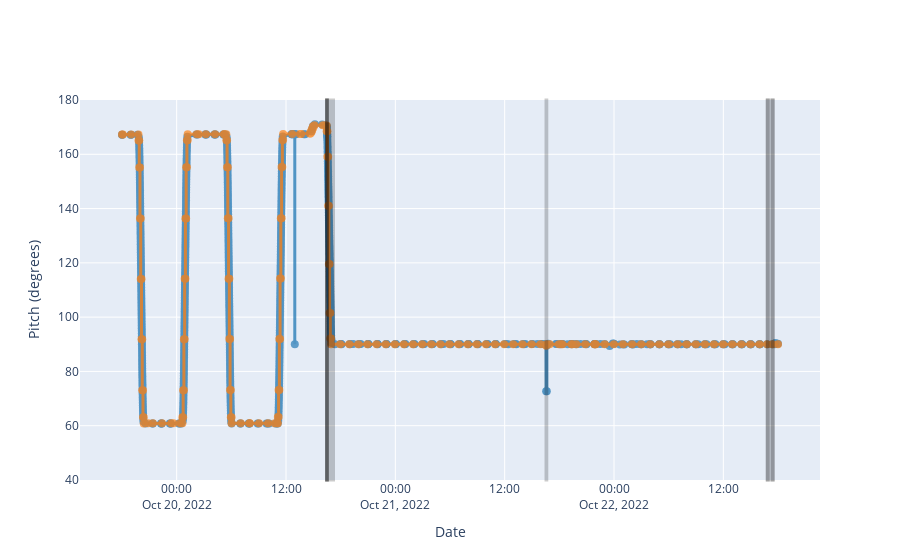

The cell this chart's notebook holds for it:
### Code cell
vp.get_plot_figure().show()

### Figure 1 — Plotly figure (JSON) as saved in the notebook; plotly's stock layout.template omitted (floating-point values rounded to 4 significant figures; data arrays with more than 128 entries replaced by an {"elided": "..."} marker saying what was removed)
{"data": [{"hovertemplate": "%{x|%Y:%j:%H:%M:%S} %{y}", "line": {"color": "#1f77b4", "width": 3}, "marker": {"opacity": 0.9, "size": 8}, "mode": "lines+markers", "name": "Telem", "opacity": 0.75, "showlegend": false, "type": "scatter", "x": {"elided": "742 str values"}, "y": {"elided": "742 float values"}}, {"hovertemplate": "%{x|%Y:%j:%H:%M:%S} %{y}", "line": {"color": "#ff7f0e", "width": 3}, "marker": {"opacity": 0.9, "size": 8}, "mode": "lines+markers", "name": "State", "opacity": 0.75, "showlegend": false, "type": "scatter", "x": {"elided": "181 str values"}, "y": {"elided": "181 float values"}}], "layout": {"shapes": [{"fillcolor": "black", "line": {"color": "black", "width": 3}, "opacity": 0.2, "type": "rect", "x0": "2022-10-20T16:27:00", "x1": "2022-10-20T16:30:00", "xref": "x", "y0": 0, "y1": 1, "yref": "y domain"}, {"fillcolor": "black", "line": {"color": "black", "width": 3}, "opacity": 0.2, "type": "rect", "x0": "2022-10-20T16:27:49", "x1": "2022-10-20T17:12:49", "xref": "x", "y0": 0, "y1": 1, "yref": "y domain"}, {"fillcolor": "black", "line": {"color": "black", "width": 3}, "opacity": 0.2, "type": "rect", "x0": "2022-10-20T16:27:57.429000", "x1": "2022-10-20T16:32:59.479000", "xref": "x", "y0": 0, "y1": 1, "yref": "y domain"}, {"fillcolor": "black", "line": {"color": "black", "width": 3}, "opacity": 0.2, "type": "rect", "x0": "2022-10-20T16:27:59.479000", "x1": "2022-10-20T16:33:00.504000", "xref": "x", "y0": 0, "y1": 1, "yref": "y domain"}, {"fillcolor": "black", "line": {"color": "black", "width": 3}, "opacity": 0.2, "type": "rect", "x0": "2022-10-21T16:32:25.285000", "x1": "2022-10-21T16:37:27.347000", "xref": "x", "y0": 0, "y1": 1, "yref": "y domain"}, {"fillcolor": "black", "line": {"color": "black", "width": 3}, "opacity": 0.2, "type": "rect", "x0": "2022-10-22T16:48:09.260000", "x1": "2022-10-22T16:54:49.722000", "xref": "x", "y0": 0, "y1": 1, "yref": "y domain"}, {"fillcolor": "black", "line": {"color": "black", "width": 3}, "opacity": 0.2, "type": "rect", "x0": "2022-10-22T16:50:22.339000", "x1": "2022-10-22T17:27:56.002000", "xref": "x", "y0": 0, "y1": 1, "yref": "y domain"}, {"fillcolor": "black", "line": {"color": "black", "width": 3}, "opacity": 0.2, "type": "rect", "x0": "2022-10-22T17:22:56.002000", "x1": "2022-10-22T17:27:57.027000", "xref": "x", "y0": 0, "y1": 1, "yref": "y domain"}], "xaxis": {"title": {"text": "Date"}}, "yaxis": {"range": [40, 180], "title": {"text": "Pitch (degrees)"}}}}
